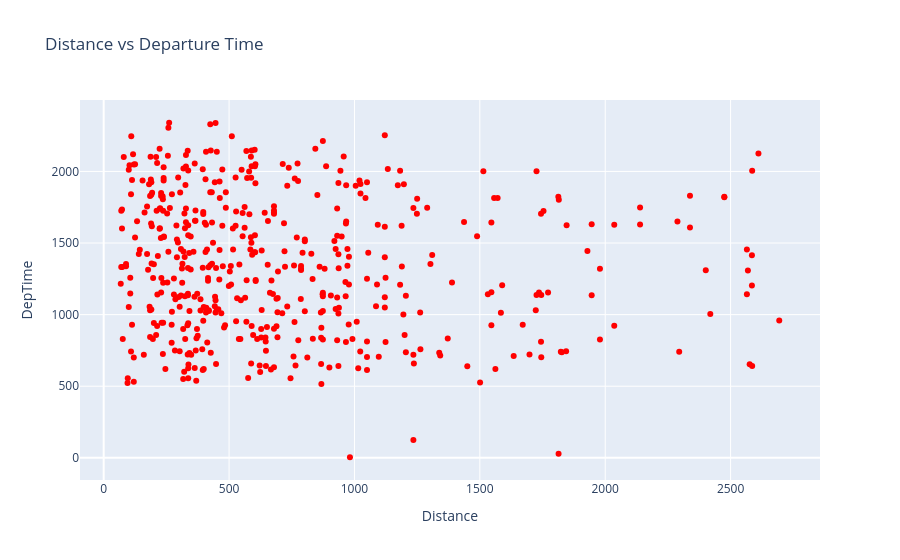

Write notebook code for a chart like this one.
### Markdown cell above
Let us use a scatter plot to represent departure time changes with respect to airport distance

This plot should contain the following

* Title as **Distance vs Departure Time**.
* x-axis label should be **Distance**
* y-axis label should be **DeptTime**
* **Distance** column data from the flight delay dataset should be considered in x-axis
* **DepTime** column data from the flight delay dataset should be considered in y-axis
* Scatter plot markers should be of red color

### Code cell
# Solution:
##First we will create an empty figure ising go.Figure()
fig=go.Figure()
#Next we will create a scatter plot by using the add_trace function and use the go.scatter() function within it
# In go.Scatter we define the x-axis data,y-axis data and define the mode as markers with color of the marker as red
fig.add_trace(go.Scatter(x=data['Distance'], y=data['DepTime'], mode='markers', marker=dict(color='red')))
fig.update_layout(title='Distance vs Departure Time', xaxis_title='Distance', yaxis_title='DepTime')
# Display the figure
fig.show()

### Figure 1 — Plotly figure (JSON) as saved in the notebook; plotly's stock layout.template omitted (floating-point values rounded to 4 significant figures; data arrays with more than 128 entries replaced by an {"elided": "..."} marker saying what was removed)
{"data": [{"marker": {"color": "red"}, "mode": "markers", "type": "scatter", "x": {"elided": "500 float values"}, "y": {"elided": "500 float values"}}], "layout": {"title": {"text": "Distance vs Departure Time"}, "xaxis": {"title": {"text": "Distance"}}, "yaxis": {"title": {"text": "DepTime"}}}}
